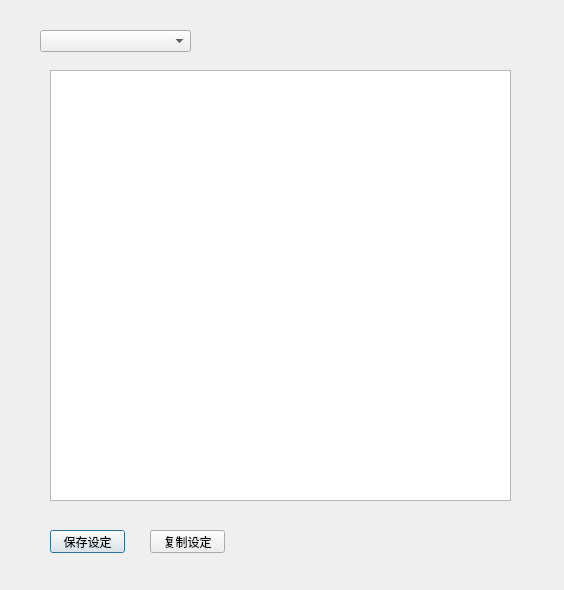
<?xml version="1.0" encoding="UTF-8"?>
<ui version="4.0">
 <class>DeoSettingDialog</class>
 <widget class="QDialog" name="DeoSettingDialog">
  <property name="geometry">
   <rect>
    <x>0</x>
    <y>0</y>
    <width>564</width>
    <height>590</height>
   </rect>
  </property>
  <property name="windowTitle">
   <string>Dialog</string>
  </property>
  <widget class="QPushButton" name="saveSettingPushButton">
   <property name="geometry">
    <rect>
     <x>50</x>
     <y>530</y>
     <width>75</width>
     <height>23</height>
    </rect>
   </property>
   <property name="text">
    <string>保存设定</string>
   </property>
  </widget>
  <widget class="QComboBox" name="deviceIndexComboBox">
   <property name="geometry">
    <rect>
     <x>40</x>
     <y>30</y>
     <width>151</width>
     <height>22</height>
    </rect>
   </property>
  </widget>
  <widget class="QTableView" name="deoSettingTableView">
   <property name="geometry">
    <rect>
     <x>50</x>
     <y>70</y>
     <width>461</width>
     <height>431</height>
    </rect>
   </property>
  </widget>
  <widget class="QPushButton" name="copySettingButton">
   <property name="geometry">
    <rect>
     <x>150</x>
     <y>530</y>
     <width>75</width>
     <height>23</height>
    </rect>
   </property>
   <property name="text">
    <string>复制设定</string>
   </property>
  </widget>
 </widget>
 <resources/>
 <connections/>
</ui>
